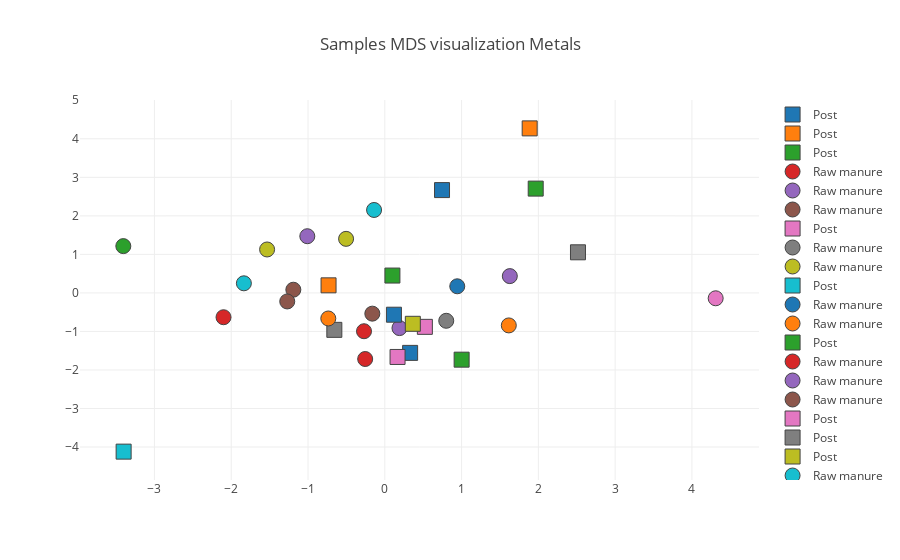

Source (notebook cell):
### Code cell
# visualize
layout3 = dict(
    title="Samples MDS visualization Metals",
    xaxis=dict(zeroline=False),
    yaxis=dict(zeroline=False),
)

fig3 = dict(data=trace3, layout=layout3)
iplot(fig3, filename='basic-scatter-3')

### Figure 1 — Plotly figure (JSON) as saved in the notebook; plotly's stock layout.template omitted (floating-point values rounded to 4 significant figures)
{"data": [{"marker": {"line": {"width": 1}, "size": 15, "symbol": 1}, "mode": "markers", "name": "Post", "type": "scatter", "uid": "0d89b418-967d-11e8-8d8d-14109fe1632b", "x": [0.3298], "y": [-1.556]}, {"marker": {"line": {"width": 1}, "size": 15, "symbol": 1}, "mode": "markers", "name": "Post", "type": "scatter", "uid": "0d89b880-967d-11e8-b726-14109fe1632b", "x": [-0.7325], "y": [0.1968]}, {"marker": {"line": {"width": 1}, "size": 15, "symbol": 1}, "mode": "markers", "name": "Post", "type": "scatter", "uid": "0d89bc18-967d-11e8-95c9-14109fe1632b", "x": [0.09925], "y": [0.4503]}, {"marker": {"line": {"width": 1}, "size": 15, "symbol": 0}, "mode": "markers", "name": "Raw manure", "type": "scatter", "uid": "0d89bf92-967d-11e8-a9f2-14109fe1632b", "x": [-0.2555], "y": [-1.715]}, {"marker": {"line": {"width": 1}, "size": 15, "symbol": 0}, "mode": "markers", "name": "Raw manure", "type": "scatter", "uid": "0d89c302-967d-11e8-bb71-14109fe1632b", "x": [0.1911], "y": [-0.9127]}, {"marker": {"line": {"width": 1}, "size": 15, "symbol": 0}, "mode": "markers", "name": "Raw manure", "type": "scatter", "uid": "0d89c67a-967d-11e8-9dd0-14109fe1632b", "x": [-1.191], "y": [0.08293]}, {"marker": {"line": {"width": 1}, "size": 15, "symbol": 1}, "mode": "markers", "name": "Post", "type": "scatter", "uid": "0d89c9ec-967d-11e8-be68-14109fe1632b", "x": [0.1662], "y": [-1.662]}, {"marker": {"line": {"width": 1}, "size": 15, "symbol": 0}, "mode": "markers", "name": "Raw manure", "type": "scatter", "uid": "0d89cd5c-967d-11e8-82d5-14109fe1632b", "x": [0.8002], "y": [-0.7235]}, {"marker": {"line": {"width": 1}, "size": 15, "symbol": 0}, "mode": "markers", "name": "Raw manure", "type": "scatter", "uid": "0d89d0cc-967d-11e8-9425-14109fe1632b", "x": [-1.533], "y": [1.127]}, {"marker": {"line": {"width": 1}, "size": 15, "symbol": 1}, "mode": "markers", "name": "Post", "type": "scatter", "uid": "0d89d43a-967d-11e8-a558-14109fe1632b", "x": [-3.401], "y": [-4.119]}, {"marker": {"line": {"width": 1}, "size": 15, "symbol": 0}, "mode": "markers", "name": "Raw manure", "type": "scatter", "uid": "0d89d7ac-967d-11e8-a128-14109fe1632b", "x": [0.9437], "y": [0.1719]}, {"marker": {"line": {"width": 1}, "size": 15, "symbol": 0}, "mode": "markers", "name": "Raw manure", "type": "scatter", "uid": "0d89db1c-967d-11e8-a0f8-14109fe1632b", "x": [1.615], "y": [-0.8434]}, {"marker": {"line": {"width": 1}, "size": 15, "symbol": 1}, "mode": "markers", "name": "Post", "type": "scatter", "uid": "0d89de98-967d-11e8-9cf7-14109fe1632b", "x": [1.001], "y": [-1.732]}, {"marker": {"line": {"width": 1}, "size": 15, "symbol": 0}, "mode": "markers", "name": "Raw manure", "type": "scatter", "uid": "0d89e1fa-967d-11e8-920a-14109fe1632b", "x": [-0.2707], "y": [-0.9943]}, {"marker": {"line": {"width": 1}, "size": 15, "symbol": 0}, "mode": "markers", "name": "Raw manure", "type": "scatter", "uid": "0d89e5b4-967d-11e8-a11d-14109fe1632b", "x": [1.628], "y": [0.4361]}, {"marker": {"line": {"width": 1}, "size": 15, "symbol": 0}, "mode": "markers", "name": "Raw manure", "type": "scatter", "uid": "0d89e974-967d-11e8-b4bf-14109fe1632b", "x": [-1.27], "y": [-0.2214]}, {"marker": {"line": {"width": 1}, "size": 15, "symbol": 1}, "mode": "markers", "name": "Post", "type": "scatter", "uid": "0d89ec9c-967d-11e8-8e5a-14109fe1632b", "x": [0.5219], "y": [-0.8807]}, {"marker": {"line": {"width": 1}, "size": 15, "symbol": 1}, "mode": "markers", "name": "Post", "type": "scatter", "uid": "0d89efba-967d-11e8-9c8e-14109fe1632b", "x": [-0.6573], "y": [-0.9587]}, {"marker": {"line": {"width": 1}, "size": 15, "symbol": 1}, "mode": "markers", "name": "Post", "type": "scatter", "uid": "0d89f2dc-967d-11e8-84a4-14109fe1632b", "x": [0.365], "y": [-0.8017]}, {"marker": {"line": {"width": 1}, "size": 15, "symbol": 0}, "mode": "markers", "name": "Raw manure", "type": "scatter", "uid": "0d89f5fa-967d-11e8-b683-14109fe1632b", "x": [-1.835], "y": [0.2496]}, {"marker": {"line": {"width": 1}, "size": 15, "symbol": 1}, "mode": "markers", "name": "Post", "type": "scatter", "uid": "0d89f91c-967d-11e8-af74-14109fe1632b", "x": [0.1191], "y": [-0.5656]}, {"marker": {"line": {"width": 1}, "size": 15, "symbol": 0}, "mode": "markers", "name": "Raw manure", "type": "scatter", "uid": "0d89fc3a-967d-11e8-a4ee-14109fe1632b", "x": [-0.7358], "y": [-0.6633]}, {"marker": {"line": {"width": 1}, "size": 15, "symbol": 0}, "mode": "markers", "name": "Raw manure", "type": "scatter", "uid": "0d89ff5c-967d-11e8-8f81-14109fe1632b", "x": [-3.405], "y": [1.215]}, {"marker": {"line": {"width": 1}, "size": 15, "symbol": 0}, "mode": "markers", "name": "Raw manure", "type": "scatter", "uid": "0d8a02ae-967d-11e8-98d6-14109fe1632b", "x": [-2.1], "y": [-0.6309]}, {"marker": {"line": {"width": 1}, "size": 15, "symbol": 0}, "mode": "markers", "name": "Raw manure", "type": "scatter", "uid": "0d8a05a6-967d-11e8-9833-14109fe1632b", "x": [-1.009], "y": [1.472]}, {"marker": {"line": {"width": 1}, "size": 15, "symbol": 0}, "mode": "markers", "name": "Raw manure", "type": "scatter", "uid": "0d8a0894-967d-11e8-813e-14109fe1632b", "x": [-0.1624], "y": [-0.5382]}, {"marker": {"line": {"width": 1}, "size": 15, "symbol": 0}, "mode": "markers", "name": "Raw manure", "type": "scatter", "uid": "0d8a0b82-967d-11e8-84ac-14109fe1632b", "x": [4.309], "y": [-0.1391]}, {"marker": {"line": {"width": 1}, "size": 15, "symbol": 1}, "mode": "markers", "name": "Post", "type": "scatter", "uid": "0d8a0e70-967d-11e8-8e84-14109fe1632b", "x": [2.516], "y": [1.054]}, {"marker": {"line": {"width": 1}, "size": 15, "symbol": 0}, "mode": "markers", "name": "Raw manure", "type": "scatter", "uid": "0d8a115e-967d-11e8-bad3-14109fe1632b", "x": [-0.5041], "y": [1.403]}, {"marker": {"line": {"width": 1}, "size": 15, "symbol": 0}, "mode": "markers", "name": "Raw manure", "type": "scatter", "uid": "0d8a144c-967d-11e8-b098-14109fe1632b", "x": [-0.1396], "y": [2.153]}, {"marker": {"line": {"width": 1}, "size": 15, "symbol": 1}, "mode": "markers", "name": "Post", "type": "scatter", "uid": "0d8a173a-967d-11e8-9be0-14109fe1632b", "x": [0.7454], "y": [2.669]}, {"marker": {"line": {"width": 1}, "size": 15, "symbol": 1}, "mode": "markers", "name": "Post", "type": "scatter", "uid": "0d8a1a28-967d-11e8-9a29-14109fe1632b", "x": [1.887], "y": [4.271]}, {"marker": {"line": {"width": 1}, "size": 15, "symbol": 1}, "mode": "markers", "name": "Post", "type": "scatter", "uid": "0d8a1d18-967d-11e8-8160-14109fe1632b", "x": [1.965], "y": [2.708]}], "layout": {"title": "Samples MDS visualization Metals", "xaxis": {"zeroline": false}, "yaxis": {"zeroline": false}}}
